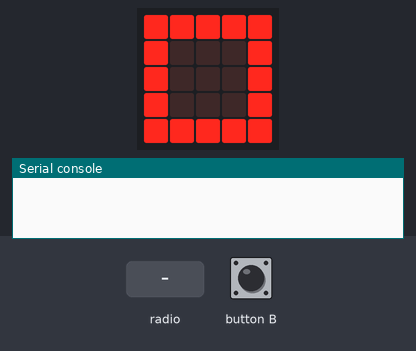
The program below on a simulated BBC micro:bit (MakeCode). Parts: the board's 5×5 LED display, the last lines printed to the serial console. The inputs (shaded band) are chosen by the test bench. No radio messages arrive unless stated (any console line starting 'radio sent:' is added by the test bench).

Above: at 1.8 s.
1.9 s: button B pressed for 0.15 s
At 3.0 s:
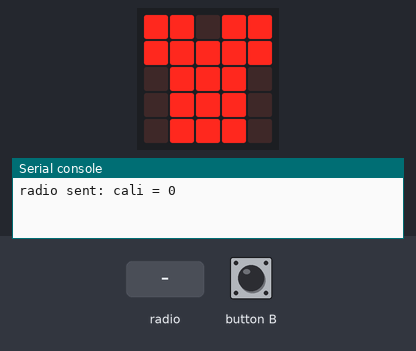
3.5 s: radio message "cali=2" arrives
At 4.7 s:
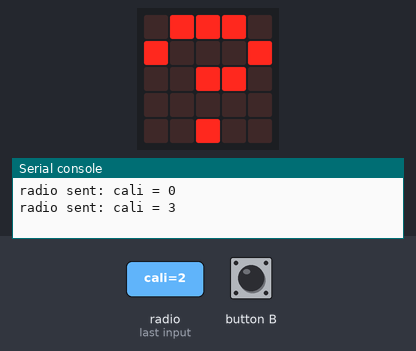
Timing chart, 0 to 6.5 s (numbered marks = the images above; inputs shaded):
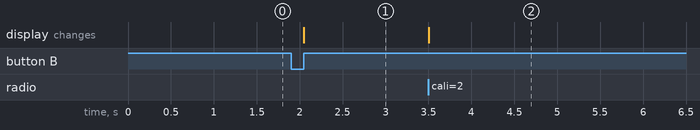

The program:

IoT_toilet.py
```python
def on_button_pressed_b():
    global total_strength, total_counter, threshold, adj
    basic.show_icon(IconNames.TSHIRT)
    radio.send_value("cali", 0)
    total_strength = 0
    total_counter = 0
    threshold = 0
    adj = 1
input.on_button_pressed(Button.B, on_button_pressed_b)

def on_received_value(name, value):
    global intoilet, total_strength, total_counter, threshold, adj
    if name == "dog" and radio.received_packet(RadioPacketProperty.SIGNAL_STRENGTH) <= threshold and toilettime > 0:
        radio.send_value("gotoilet", value)
        radio.send_string("toilettime:" + ("" + str(value)) + ":" + ("" + str(ToiletNumber)))
        intoilet = 0
    if name == "dog" and radio.received_packet(RadioPacketProperty.SIGNAL_STRENGTH) > threshold and toilettime > 0:
        intoilet = 1
    if name == "cali" and value == 1 and adj == 1:
        total_strength += radio.received_packet(RadioPacketProperty.SIGNAL_STRENGTH)
        total_counter += 1
    if name == "cali" and value == 2 and adj == 1:
        avg_sig = total_strength / total_counter
        threshold = avg_sig
        radio.send_value("cali", 3)
        basic.show_number(avg_sig)
        adj = 0
    if name == "toilettime":
        toilettime = 60
radio.on_received_value(on_received_value)

toilettime2 = 0
intoilet = 0
adj = 0
total_counter = 0
total_strength = 0
ToiletNumber = 0
threshold = 0
threshold = -50
ToiletNumber = 1
radio.set_group(107)
basic.show_icon(IconNames.SQUARE)

def on_forever():
    global toilettime2
    basic.pause(1000)
    if intoilet == 1 and toilettime2 > 0:
        toilettime2 = toilettime2 - 1
basic.forever(on_forever)
```

Measured:
- after the input at 1.9 s, the display: changes after 0.15 s (image 1)
- after the input at 3.5 s, the display: changes at once (image 2)
